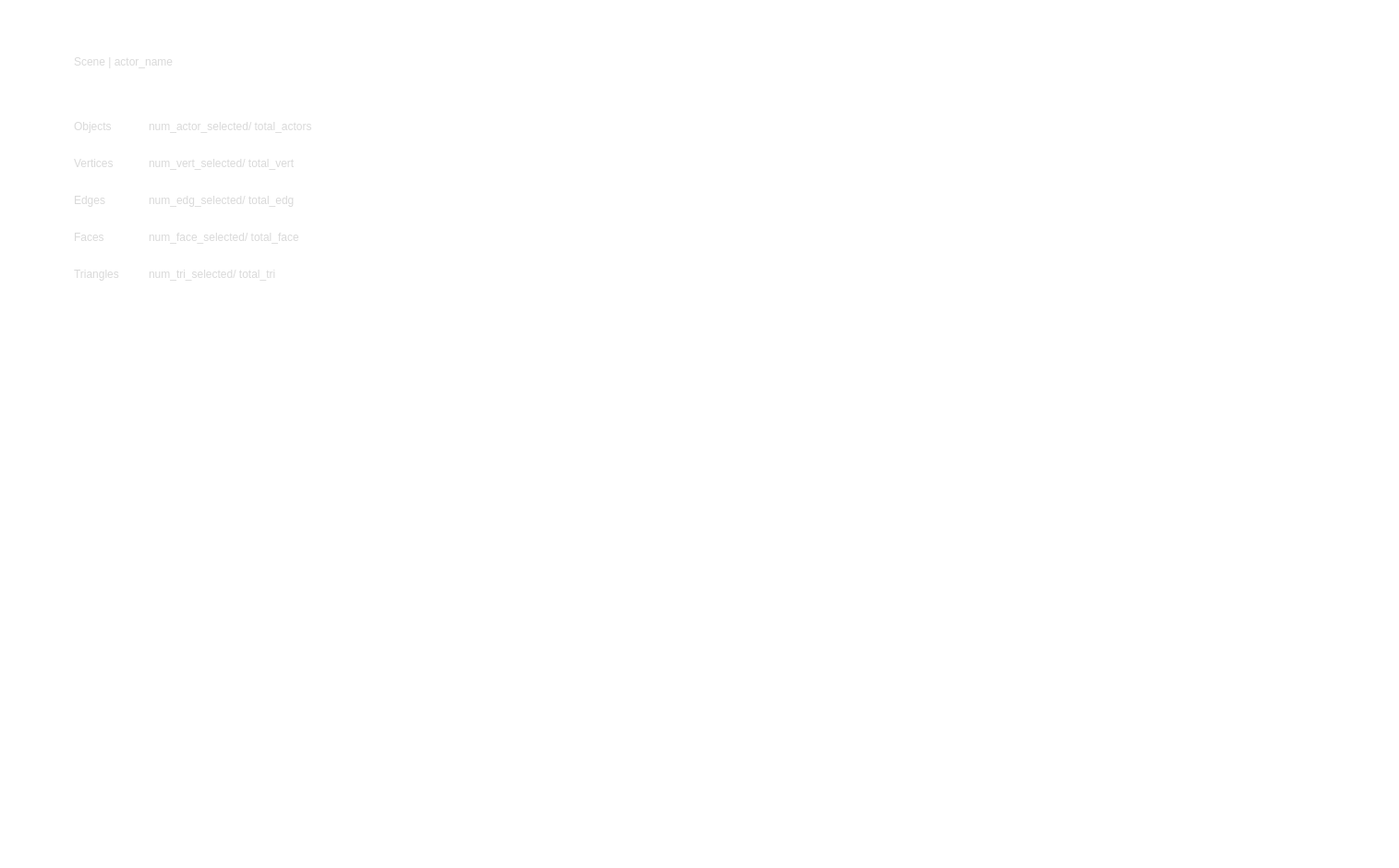
      <widget class="QFrame" name="frame">
       <property name="autoFillBackground">
        <bool>false</bool>
       </property>
       <property name="styleSheet">
        <string notr="true">background-color: rgba(255, 255, 255, 0);</string>
       </property>
       <property name="frameShape">
        <enum>QFrame::StyledPanel</enum>
       </property>
       <property name="frameShadow">
        <enum>QFrame::Raised</enum>
       </property>
       <widget class="QLabel" name="vtk_label_image">
        <property name="geometry">
         <rect>
          <x>0</x>
          <y>0</y>
          <width>1506</width>
          <height>931</height>
         </rect>
        </property>
        <property name="autoFillBackground">
         <bool>false</bool>
        </property>
        <property name="styleSheet">
         <string notr="true">color: rgba(255, 255, 255, 0)</string>
        </property>
        <property name="text">
         <string/>
        </property>
        <property name="pixmap">
         <pixmap>images/vtk_rect.png</pixmap>
        </property>
        <property name="scaledContents">
         <bool>true</bool>
        </property>
       </widget>
       <widget class="QLabel" name="stats_category_label_3">
        <property name="geometry">
         <rect>
          <x>161</x>
          <y>130</y>
          <width>221</width>
          <height>240</height>
         </rect>
        </property>
        <property name="font">
         <font>
          <family>MS Shell Dlg 2</family>
          <pointsize>9</pointsize>
         </font>
        </property>
        <property name="layoutDirection">
         <enum>Qt::LeftToRight</enum>
        </property>
        <property name="autoFillBackground">
         <bool>false</bool>
        </property>
        <property name="styleSheet">
         <string notr="true">background-color: rgba(255, 255, 255, 0);
color: rgb(217, 217, 217);</string>
        </property>
        <property name="text">
         <string>&lt;html&gt;&lt;head/&gt;&lt;body&gt;&lt;p&gt;num_actor_selected/ total_actors &lt;br/&gt;&lt;/p&gt;&lt;p&gt;num_vert_selected/ total_vert&lt;br/&gt;&lt;/p&gt;&lt;p&gt;num_edg_selected/ total_edg&lt;br/&gt;&lt;/p&gt;&lt;p&gt;num_face_selected/ total_face&lt;br/&gt;&lt;/p&gt;&lt;p&gt;num_tri_selected/ total_tri &lt;/p&gt;&lt;/body&gt;&lt;/html&gt;</string>
        </property>
        <property name="textFormat">
         <enum>Qt::AutoText</enum>
        </property>
        <property name="alignment">
         <set>Qt::AlignLeading|Qt::AlignLeft|Qt::AlignTop</set>
        </property>
       </widget>
       <widget class="QLabel" name="stats_category_label_4">
        <property name="geometry">
         <rect>
          <x>80</x>
          <y>130</y>
          <width>81</width>
          <height>240</height>
         </rect>
        </property>
        <property name="font">
         <font>
          <family>MS Shell Dlg 2</family>
          <pointsize>9</pointsize>
         </font>
        </property>
        <property name="layoutDirection">
         <enum>Qt::LeftToRight</enum>
        </property>
        <property name="autoFillBackground">
         <bool>false</bool>
        </property>
        <property name="styleSheet">
         <string notr="true">background-color: rgb(48, 48, 48);
background-color: rgba(255, 255, 255, 0);
color: rgb(217, 217, 217);</string>
        </property>
        <property name="text">
         <string>&lt;html&gt;&lt;head/&gt;&lt;body&gt;&lt;p&gt;Objects&lt;br/&gt;&lt;/p&gt;&lt;p&gt;Vertices&lt;br/&gt;&lt;/p&gt;&lt;p&gt;Edges&lt;br/&gt;&lt;/p&gt;&lt;p&gt;Faces&lt;br/&gt;&lt;/p&gt;&lt;p&gt;Triangles&lt;/p&gt;&lt;/body&gt;&lt;/html&gt;</string>
        </property>
        <property name="textFormat">
         <enum>Qt::AutoText</enum>
        </property>
        <property name="alignment">
         <set>Qt::AlignLeading|Qt::AlignLeft|Qt::AlignTop</set>
        </property>
       </widget>
       <widget class="QLabel" name="outliner_text_label_3">
        <property name="geometry">
         <rect>
          <x>80</x>
          <y>60</y>
          <width>311</width>
          <height>51</height>
         </rect>
        </property>
        <property name="font">
         <font>
          <family>MS Shell Dlg 2</family>
          <pointsize>9</pointsize>
         </font>
        </property>
        <property name="layoutDirection">
         <enum>Qt::LeftToRight</enum>
        </property>
        <property name="autoFillBackground">
         <bool>false</bool>
        </property>
        <property name="styleSheet">
         <string notr="true">background-color: rgb(48, 48, 48);
background-color: rgba(255, 255, 255, 0);
color: rgb(217, 217, 217);</string>
        </property>
        <property name="text">
         <string>Scene | actor_name</string>
        </property>
        <property name="textFormat">
         <enum>Qt::AutoText</enum>
        </property>
        <property name="alignment">
         <set>Qt::AlignLeading|Qt::AlignLeft|Qt::AlignTop</set>
        </property>
       </widget>
      </widget>
